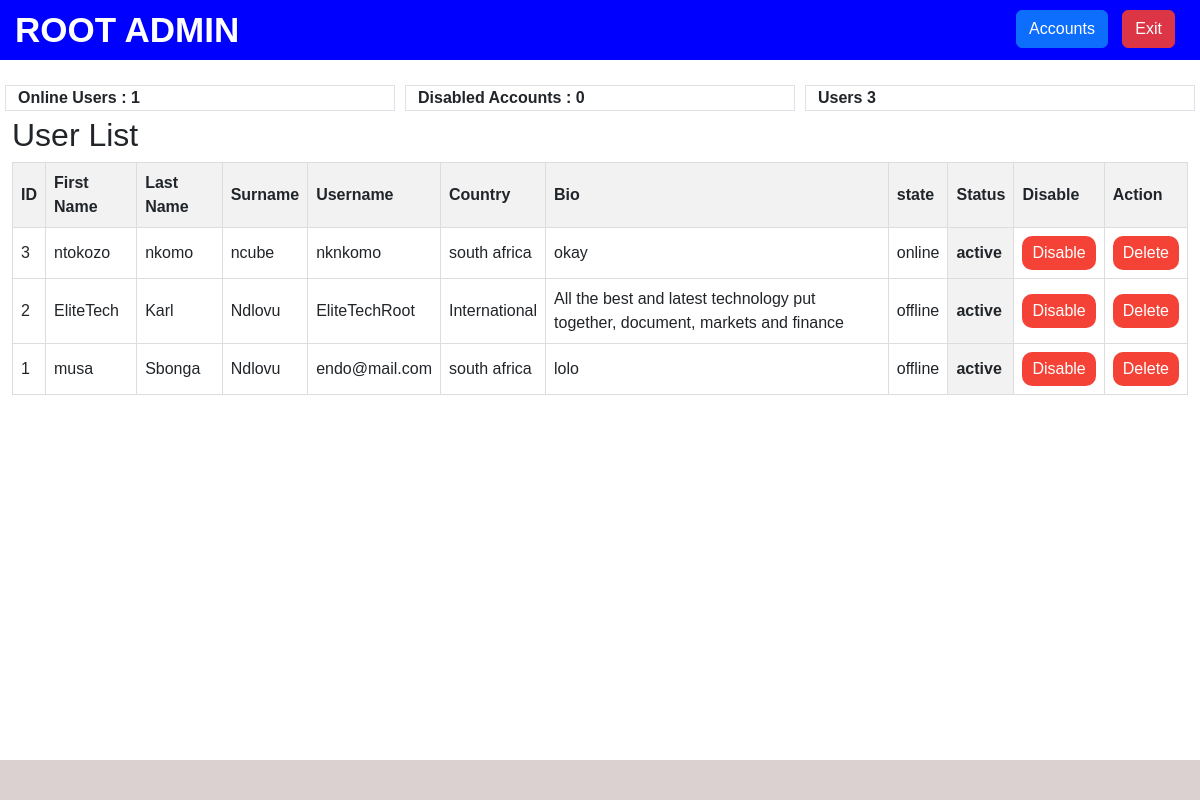
Screenshot of /root_admin (signed in) with the database file from the repository.
### app_models/user.py (models this page shows)
class User(db.Model, UserMixin):
    id = db.Column(db.Integer, primary_key=True)
    first_name = db.Column(db.String(50))
    last_name = db.Column(db.String(100))
    surname = db.Column(db.String(100))
    user_name = db.Column(db.String(20), unique=True, nullable=False)
    email = db.Column(db.String(100))
    password = db.Column(db.String(60), nullable=False)
    phone_number = db.Column(db.String(20))
    main_image = db.Column(db.String(100))
    registration_date = db.Column(db.Date)
    registration_time = db.Column(db.Time)
    status = db.Column(db.String(50))
    online_status =  db.Column(db.String(50))
    role = db.Column(db.String(100))
    gender = db.Column(db.String(10))
    country = db.Column(db.String(200))
    currency = db.Column(db.String(100))
    currency_symbol = db.Column(db.String(5))
    social_media_links = db.Column(db.String(200))
    bio = db.Column(db.Text)

### app.py (the view)
@app.route('/root_admin', methods=['GET','POST'])
@login_required
def root_admin():
        page_name = 'ROOT ADMIN'
        form = Disable_Account_Form()
        if current_user.role != 'Agent' and current_user.user_name != 'EliteTechRoot':
            flash('Access Denied')
            return redirect('/')
        users = User.query.order_by(desc(User.registration_time)).all()
        online_users = (
            User.query.filter(or_(
                User.online_status == 'online',
            )).count()
        )
        disabled_users = (
            User.query.filter(or_(
                User.status == 'disabled',
            )).count()
        )
        user_count = User.query.count()
        url = '/root_admin'
        return render_template('admin/root.html',page_name=page_name,
                               users=users,
                               user_count=user_count,
                               form=form,
                               online_users=online_users,
                               disabled_users=disabled_users,
                               url=url)

### app.py (called while the page is built)
@login_manager.user_loader
def load_user(user_id):
    return User.query.get(int(user_id))

### templates/admin/root.html (shortened to what this page needs)
{% extends 'layouts/root.html' %}
{% block content %}
<div class="row count">
    <div class="col border">Online Users : {{online_users}} </div>
    <div class="col border">Disabled Accounts : {{disabled_users}}</div>
    <div class="col border">Users {{user_count}} </div>
</div>
<h2>User List</h2>
<table>
    <thead>
        <tr>
            <th>ID</th>
            <th>First Name</th>
            <th>Last Name</th>
            <th>Surname</th>
            <th>Username</th>
            <th>Country</th>
            <th>Bio</th>
            <th>state</th>
            <th>Status</th>
            <th class="sm">Disable</th>
            <th class="sm">Action</th>
        </tr>
    </thead>
    <tbody>
        {% for user in users %}
        <tr>
            <td>{{ user.id }}</td>
            <td>{{ user.first_name }}</td>
            <td>{{ user.last_name }}</td>
            <td>{{ user.surname }}</td>
            <td>{{ user.user_name }}</td>
            <td>{{ user.country}}</td>
            <td>{{ user.bio }}</td>
            <td>{{ user.online_status}}</td>
            <th>{{ user.status }}</th>
            <td>
                {% if user.status == 'active' %}
                <form method="post" action="{{url_for('disable_user_account', user_id=user.id) }}">
                    <button type="submit" class="delete-button">Disable</button>
                </form>
                {% elif user.status != 'active' %}
                <form method="POST" action="{{url_for('activate_user_account', user_id=user.id) }}">
                    <input type="hidden" name="_method" value="UPDATE">
                    <button type="submit" class="activate-button">Activate</button>
                </form>
                {% endif %}
            </td>
            <td>
                <form method="POST" action="{{ url_for('delete_user', user_id=user.id) }}">
                    <button type="submit" class="delete-button">Delete</button>
                </form>
            </td>
        </tr>
        {% endfor %}
    </tbody>
</table>
</div>
{% endblock %}

### static/custom/css/style.css (style rules this page uses)
* { padding: 0; margin: 0; }
body { font-family: Arial, sans-serif; margin: 0; padding: 0; }
.border { border: 1px solid black; }
.count { margin-top: 80px; font-weight: bolder; text-transform: capitalize; }

### templates/admin/root.html (style rules this page uses)
table { border-collapse: collapse; width: 100%; }
th, td { border: 1px solid #ddd; padding: 8px; text-align: left; }
th { background-color: #f2f2f2; }
.delete-button { background-color: #f44336; border-radius: 10px; color: white; border: none; padding: 5px 10px; cursor: pointer; }
.sm { width: 40px; }
.count { margin-top: 80px; font-weight: bolder; }
.border { border: 1px solid black; margin: 5px; }

### rows the page displays
User: id "3", first_name "ntokozo", last_name "nkomo", surname "ncube", user_name "nknkomo", country "south africa", bio "okay", online_status "online", status "active"
User: id "2", first_name "EliteTech", last_name "Karl", surname "Ndlovu", user_name "EliteTechRoot", country "International", bio "All the best and latest technology put together, document, markets and finance", online_status "offline", status "active"
User: id "1", first_name "musa", last_name "Sbonga", surname "Ndlovu", user_name "endo@mail.com", country "south africa", bio "lolo", online_status "offline", status "active"

### other values shown
{{ page_name }} "ROOT ADMIN"
{{ online_users }} "1"
{{ disabled_users }} "0"
{{ user_count }} "3"
